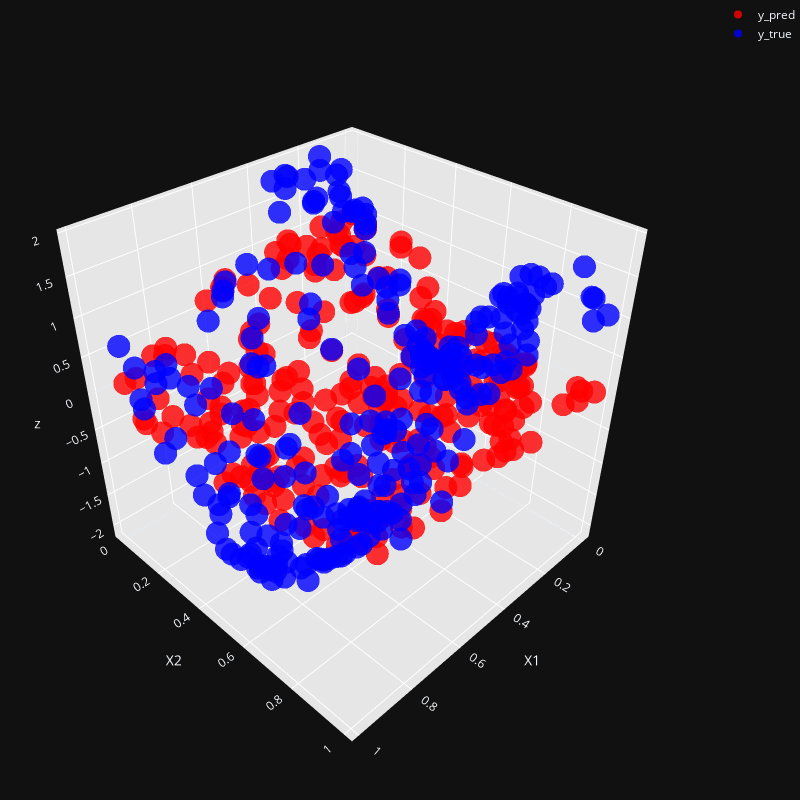

Notebook code cell kept with this figure:
### Code cell
import plotly.graph_objs as go

# Lista de predicciones
predictions = []

# Prediciones de entrenamiento
for i in range(len(X_train)):
    y_pred = model(X_train[i].reshape(1, -1)).flatten()[0]  # Ensure single value output
    predictions.append(y_pred)

# Plots
fig = go.Figure()

# Plot predicciones
fig.add_trace(go.Scatter3d(
    x=X_train[:, 0],  
    y=X_train[:, 1],  
    z=predictions, 
    mode='markers',
    marker=dict(color='red', size=8, symbol='circle', opacity=0.8),
    name='y_pred',  
))

# Plot y_train
fig.add_trace(go.Scatter3d(
    x=X_train[:, 0],  
    y=X_train[:, 1],  
    z=y_train.flatten(), 
    mode='markers',
    marker=dict(color='blue', size=8, symbol='circle', opacity=0.8),  
    name='y_true',  
))

# Ajuste del layout
fig.update_layout(
    scene=dict(
        xaxis_title='X1', 
        yaxis_title='X2', 
        aspectmode='cube',  # Ensures equal scaling of all axes
        xaxis=dict(backgroundcolor='rgb(230, 230, 230)', gridcolor='white', showbackground=True),  # Light gray background
        yaxis=dict(backgroundcolor='rgb(230, 230, 230)', gridcolor='white', showbackground=True),  # Light gray background
        zaxis=dict(backgroundcolor='rgb(230, 230, 230)', gridcolor='white', showbackground=True)   # Light gray background
    ),
    width=800,  # Increase the size of the figure
    height=800,  # Increase the size of the figure
    margin=dict(l=0, r=0, b=0, t=0),  # Reduce margins
    title="Predición de la MLP",  # Add title
    title_font=dict(size=20, family='Arial, sans-serif'),  # Customize title font
    scene_camera=dict(eye=dict(x=1.5, y=1.5, z=1.5)),  # Set the default camera angle for better visualization
)

fig.show()
mae = np.mean(np.abs(y_pred_train - y_train.flatten()))
print("MAE:", mae)

### Figure 1 — Plotly figure (JSON) as saved in the notebook; plotly's stock layout.template omitted (floating-point values rounded to 4 significant figures; data arrays with more than 128 entries replaced by an {"elided": "..."} marker saying what was removed)
{"data": [{"marker": {"color": "red", "opacity": 0.8, "size": 8, "symbol": "circle"}, "mode": "markers", "name": "y_pred", "x": {"elided": "250 float values"}, "y": {"elided": "250 float values"}, "z": {"elided": "250 float values"}, "type": "scatter3d"}, {"marker": {"color": "blue", "opacity": 0.8, "size": 8, "symbol": "circle"}, "mode": "markers", "name": "y_true", "x": {"elided": "250 float values"}, "y": {"elided": "250 float values"}, "z": {"elided": "250 float values"}, "type": "scatter3d"}], "layout": {"scene": {"xaxis": {"title": {"text": "X1"}, "backgroundcolor": "rgb(230, 230, 230)", "gridcolor": "white", "showbackground": true}, "yaxis": {"title": {"text": "X2"}, "backgroundcolor": "rgb(230, 230, 230)", "gridcolor": "white", "showbackground": true}, "zaxis": {"backgroundcolor": "rgb(230, 230, 230)", "gridcolor": "white", "showbackground": true}, "camera": {"eye": {"x": 1.5, "y": 1.5, "z": 1.5}}, "aspectmode": "cube"}, "margin": {"l": 0, "r": 0, "b": 0, "t": 0}, "title": {"text": "Predición de la MLP", "font": {"size": 20, "family": "Arial, sans-serif"}}, "width": 800, "height": 800}}
